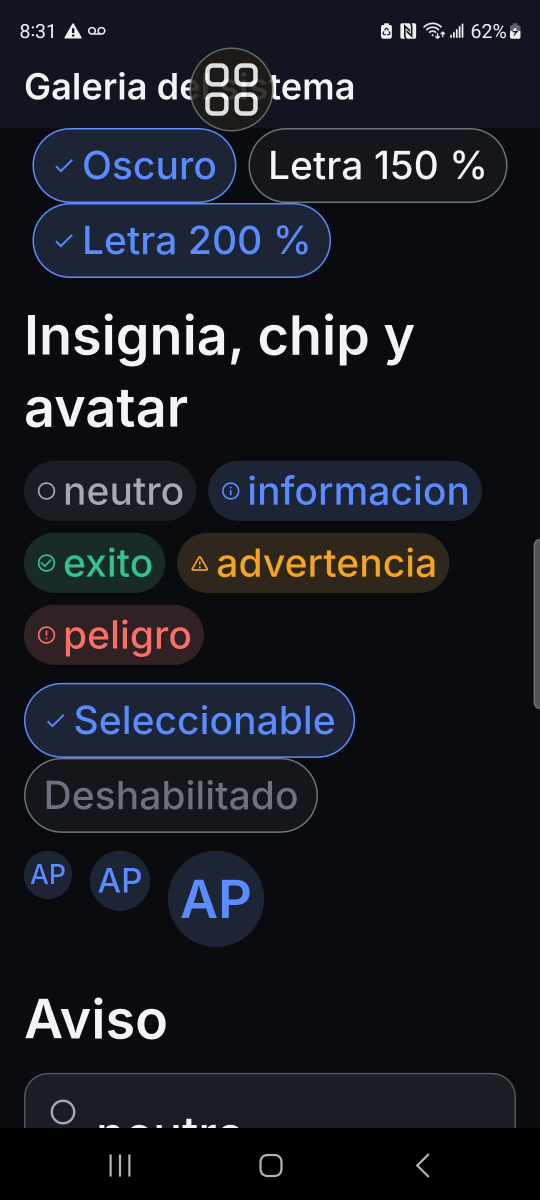
#> input picture docs/pruebas/capturas-h1/h1-galeria-200.png, 1080 x 2400 px, given in place of ic_launcher.png, which was not available (shown at 1/2 size)
$ python generar_iconos_flavor.py
#> lines starting #> are read from the running program, lines starting #| are printed output that depends on the picture
#!/usr/bin/env python3
"""Genera los íconos de los flavors `desarrollo` y `pruebas` (V2-T01.04).

Parte del ícono de producción (el de siempre) y le pone una banda de color con
la etiqueta abajo, para distinguir de un vistazo qué versión está instalada. No
inventa arte nuevo: `produccion` conserva el ícono original.

Uso (desde la raíz del repo; requiere Pillow):

    python3 tool/generar_iconos_flavor.py

Android: android/app/src/<flavor>/res/mipmap-*/ic_launcher.png
iOS:     ios/Runner/Assets.xcassets/AppIcon-<flavor>.appiconset/
"""

import json
import shutil
from pathlib import Path

from PIL import Image, ImageDraw, ImageFont

RAIZ = Path(__file__).resolve().parent.parent
FLAVORS = {
    "desarrollo": ("DEV", (230, 126, 34)),
    "pruebas": ("PRUEBAS", (41, 128, 185)),
}
FUENTES = [
    "/usr/share/fonts/truetype/dejavu/DejaVuSans-Bold.ttf",
    "/usr/share/fonts/dejavu/DejaVuSans-Bold.ttf",
]


def con_banda(origen: Path, destino: Path, etiqueta: str, color) -> None:
#> called with etiqueta = 'DEV', color = (230, 126, 34)
    im = Image.open(origen).convert("RGB")
    ancho, alto = im.size
#> ancho = 1080; alto = 2400
    banda = round(alto * 0.26)
#> banda = 624
    dibujo = ImageDraw.Draw(im)
    dibujo.rectangle([0, alto - banda, ancho, alto], fill=color)
    tamano = max(6, round(banda * 0.62))
#> tamano = 387
    fuente = None
    for ruta in FUENTES:
        if Path(ruta).exists():
            fuente = ImageFont.truetype(ruta, tamano)
            break
    if fuente is None:
        fuente = ImageFont.load_default(size=tamano)
    caja = dibujo.textbbox((0, 0), etiqueta, font=fuente)
#> caja = (0, 78, 885, 360)
    x = (ancho - (caja[2] - caja[0])) / 2 - caja[0]
#> x = 97.5
    y = alto - banda + (banda - (caja[3] - caja[1])) / 2 - caja[1]
#> y = 1869
    dibujo.text((x, y), etiqueta, font=fuente, fill=(255, 255, 255))
    destino.parent.mkdir(parents=True, exist_ok=True)
    im.save(destino, "PNG")
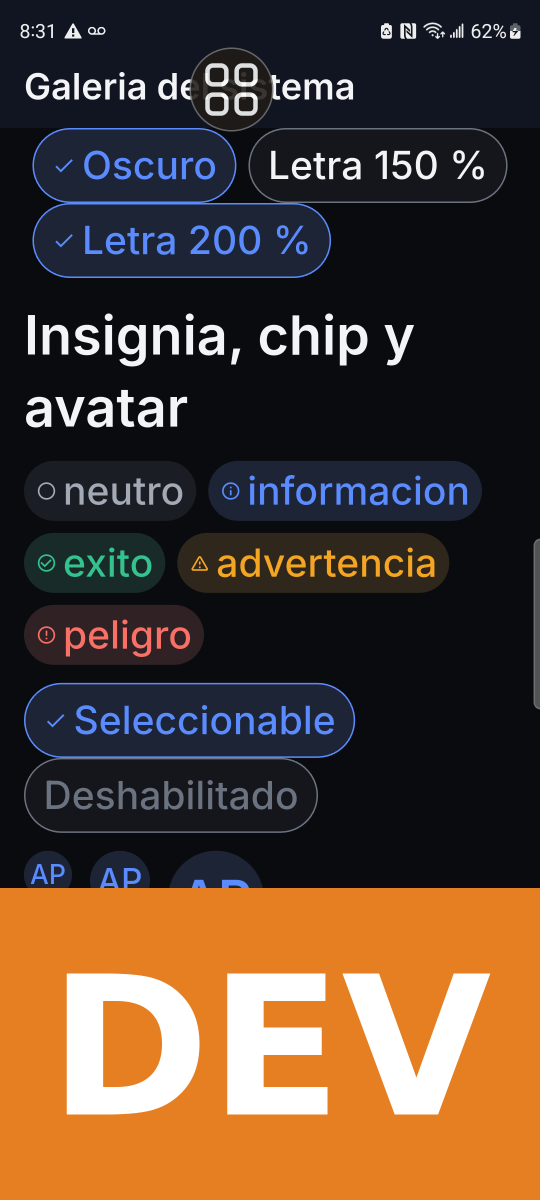
#> saved as ic_launcher.png: PIL image 1080x2400 RGB (shown at 1/2 size); mean R, G, B 82.4, 62.7, 49.2


def main() -> None:
    res = RAIZ / "android/app/src/main/res"
    catalogo = RAIZ / "ios/Runner/Assets.xcassets"
    base_ios = catalogo / "AppIcon.appiconset"
    for flavor, (etiqueta, color) in FLAVORS.items():
        for densidad in ["mdpi", "hdpi", "xhdpi", "xxhdpi", "xxxhdpi"]:
            con_banda(
                res / f"mipmap-{densidad}/ic_launcher.png",
                RAIZ / f"android/app/src/{flavor}/res/mipmap-{densidad}/ic_launcher.png",
                etiqueta,
                color,
            )
        destino = catalogo / f"AppIcon-{flavor}.appiconset"
        destino.mkdir(exist_ok=True)
        shutil.copy(base_ios / "Contents.json", destino / "Contents.json")
        for png in base_ios.glob("*.png"):
            con_banda(png, destino / png.name, etiqueta, color)


if __name__ == "__main__":
#> (the run stopped early here; a loop or call above may not have finished)

$ run again, on docs/pruebas/capturas-m15/formulario-oscuro.png
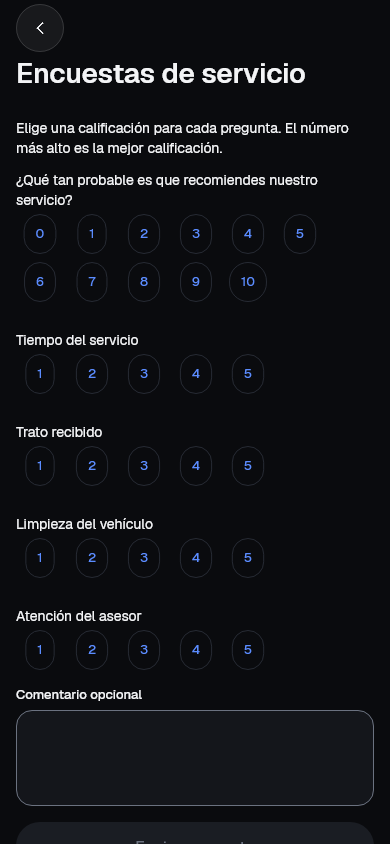
#> input picture docs/pruebas/capturas-m15/formulario-oscuro.png, 390 x 844 px, given in place of ic_launcher.png, which was not available
#> caja = (0, 28, 311, 127)
#> x = 39.5
#> y = 657
#> in con_banda, `im.save(destino, "PNG")`:
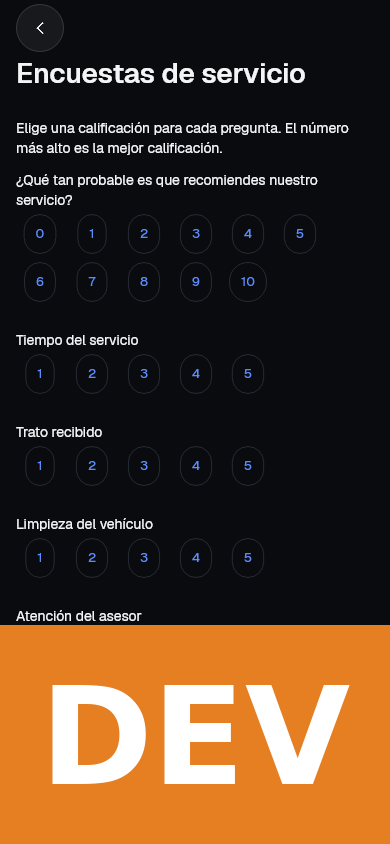
#> saved as ic_launcher.png: PIL image 390x844 RGB; mean R, G, B 74.2, 53.1, 36.1
